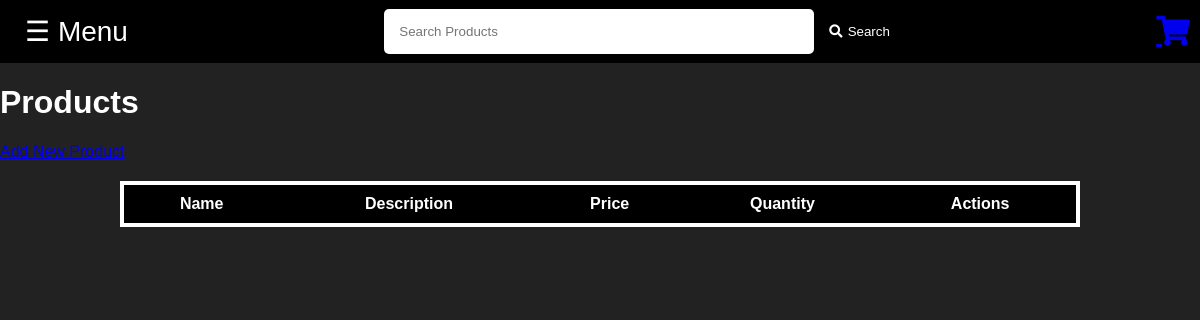
The page /products/ (signed in) on the database as committed earlier.
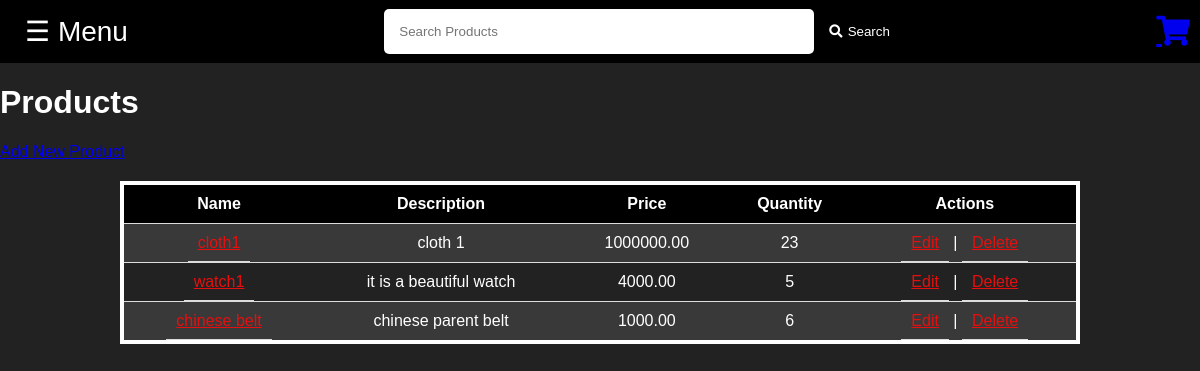
The same page on the database as committed later.
### keychain_app/models.py (models this page shows, shortened)
class Product(models.Model):
    name = models.CharField(max_length=100)
    description = models.TextField()
    price = models.DecimalField(max_digits=10, decimal_places=2)
    quantity = models.PositiveIntegerField()
    image = models.ImageField(upload_to='products/')
    is_featured = models.BooleanField(default=False)
    category = models.ForeignKey(Category, related_name='products', on_delete=models.CASCADE)

### keychain_app/views.py (the view)
# urls.py: path('products/', views.products_view, name='products_view'),
@staff_member_required
def products_view(request):
    products = Product.objects.all()
    return render(request, 'products.html', {'products': products})

### keychain_app/templates/products.html (shortened to what this page needs)
{% load static %}
<!DOCTYPE html>
<html lang="en">
<head>
    <link rel="stylesheet" href="https://cdnjs.cloudflare.com/ajax/libs/font-awesome/5.15.2/css/all.min.css" />
</head>
<body>
    <div id="navbar">
        <div id="menu-icon">&#9776; Menu</div>
        <form method="get" action="{% url 'products_overview' %}" id="search-bar-container">
            <input type="text" name="search" placeholder="Search Products" id="search-bar">
            <button type="submit" id="search-button"><i class="fas fa-search"></i> Search</button>
        </form>
        <div id="cart-button">
            <a href="{% url 'view_cart' %}" class="fas fa-shopping-cart"></a>
        </div>
    </div>
    <div class="container">
        <h1>Products</h1>
        <a href="{% url 'add_product' %}" class="add-product">Add New Product</a>
        <table>
            <tr>
                <th>Name</th>
                <th>Description</th>
                <th>Price</th>
                <th>Quantity</th>
                <th>Actions</th>
            </tr>
            {% for product in products %}
            <tr>
                <td><a href="{% url 'edit_product' product.id %}">{{ product.name }}</a></td>
                <td>{{ product.description }}</td>
                <td>{{ product.price }}</td>
                <td>{{ product.quantity }}</td>
                <td>
                    <a href="{% url 'edit_product' product.id %}">Edit</a> |
                    <a href="{% url 'delete_product' product.id %}">Delete</a>
                </td>
            </tr>
            {% endfor %}
        </table>
    </div>
</body>
</html>

Rows that differ between the two databases and show on the page:
added Product: name "cloth1", description "cloth 1", price "1000000.00", quantity "23"
added Product: name "watch1", description "it is a beautiful watch", price "4000.00", quantity "5"
added Product: name "chinese belt", description "chinese parent belt", price "1000.00", quantity "6"
